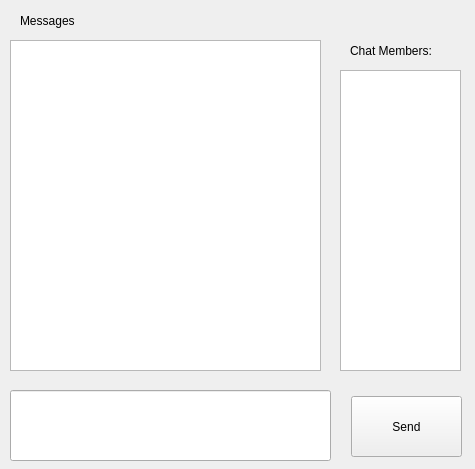
<?xml version="1.0" encoding="UTF-8"?>
<ui version="4.0">
 <class>ChatGUI</class>
 <widget class="QWidget" name="ChatGUI">
  <property name="geometry">
   <rect>
    <x>0</x>
    <y>0</y>
    <width>475</width>
    <height>469</height>
   </rect>
  </property>
  <property name="windowTitle">
   <string>Form</string>
  </property>
  <widget class="QLabel" name="label_2">
   <property name="geometry">
    <rect>
     <x>350</x>
     <y>20</y>
     <width>111</width>
     <height>61</height>
    </rect>
   </property>
   <property name="text">
    <string>Chat Members: </string>
   </property>
  </widget>
  <widget class="QLineEdit" name="chatBox">
   <property name="geometry">
    <rect>
     <x>10</x>
     <y>390</y>
     <width>321</width>
     <height>71</height>
    </rect>
   </property>
  </widget>
  <widget class="QPushButton" name="loadButton">
   <property name="geometry">
    <rect>
     <x>351</x>
     <y>396</y>
     <width>111</width>
     <height>61</height>
    </rect>
   </property>
   <property name="text">
    <string>Send</string>
   </property>
  </widget>
  <widget class="QListView" name="messageList">
   <property name="geometry">
    <rect>
     <x>10</x>
     <y>40</y>
     <width>311</width>
     <height>331</height>
    </rect>
   </property>
  </widget>
  <widget class="QListView" name="memberList">
   <property name="geometry">
    <rect>
     <x>340</x>
     <y>70</y>
     <width>121</width>
     <height>301</height>
    </rect>
   </property>
  </widget>
  <widget class="QLabel" name="label_3">
   <property name="geometry">
    <rect>
     <x>20</x>
     <y>-10</y>
     <width>111</width>
     <height>61</height>
    </rect>
   </property>
   <property name="text">
    <string>Messages</string>
   </property>
  </widget>
 </widget>
 <resources/>
 <connections/>
</ui>
